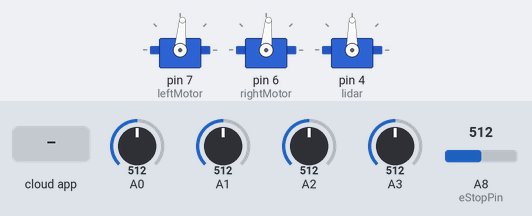
This sketch was run on a simulated Arduino Mega 2560, built with avr-gcc and run on an emulated ATmega2560. On the bench: 3 × servo. Inputs (shaded band) come from the test bench; at power-on: A0 = 512, A1 = 512, A2 = 512, A3 = 512, A8 (eStopPin) = 512. The ROS host is connected and sends only what is stated.

Above: at 1.2 s.
1.3 s: the phone or cloud app sets linear.x to -100
At 2.5 s:
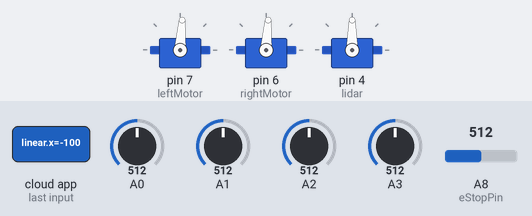
2.8 s: the phone or cloud app sets angular.z to -100
At 3.9 s:
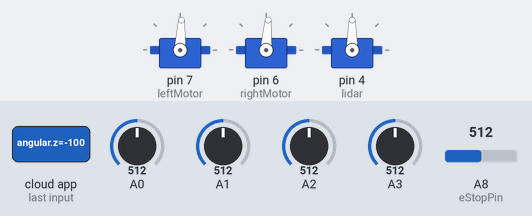
4.3 s: the phone or cloud app sets linear.x to 0
At 5.1 s:
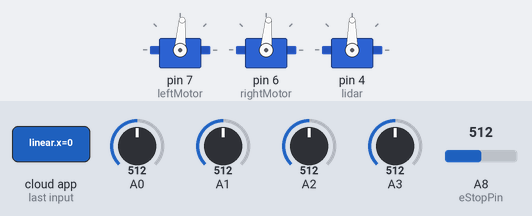
5.8 s: the phone or cloud app sets angular.z to 100
At 6.2 s:
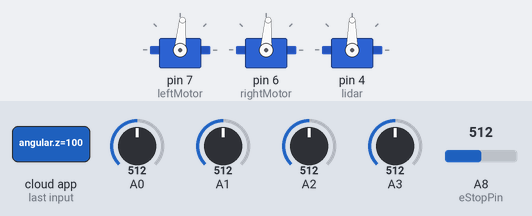
Timing chart, 0 to 8.3 s (numbered marks = the images above; inputs shaded):
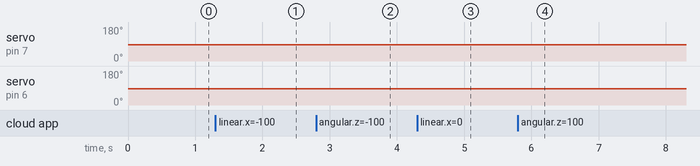

The sketch:

motors_nolights.ino
```cpp
#include <ArduinoHardware.h>
#include <ros.h>
#include <Servo.h>
#include <std_msgs/String.h>
#include <std_msgs/Empty.h>
#include <geometry_msgs/Twist.h>
#include <std_msgs/Int16.h>
#include <std_msgs/Int8.h>
#include <std_msgs/Bool.h>
#include <std_msgs/Int32.h>
#include <std_msgs/Int16MultiArray.h>

Servo leftMotor;
Servo rightMotor;
Servo lidar;
uint32_t c;
int leftIR = A0;
int rightIR = A1;
int back_leftIR = A2;
int back_rightIR = A3;
int eStopPin = A8;
int leftMotorSpeed = 85;
int rightMotorSpeed = 85;
int constant = 0;
// the data pin for the NeoPixels

// How many NeoPixels we will be using, change accordingly
int numPixels = 144;
bool turnLeft = false;
bool turnRight = false;
bool straight = true;
char light_state = 'f';

unsigned long previousMillis = 0;        // will store last time LED was updated
unsigned long interval = 60;           // interval at which to blink (milliseconds)
uint16_t i = 8;
uint16_t j = 8;
uint16_t k = 0;

boolean  eStopTriggered;

char* *ir_sense_string[4];

int velocity = 0;
int new_velocity=0;
int angular = 0;
double angular_coeff = 0;
int angular_div = 100; //what the angular component needs to be divided by


void cb(const geometry_msgs::Twist& twist_msg){
  turnRight = false;
  turnLeft = false;
  straight = true;

	//convert msg (in linear and angular components) into left and right motor speeds
  velocity = (int) twist_msg.linear.x;
  //velocity = map(velocity,-60,60,-100,100);
  leftMotorSpeed= velocity;
  rightMotorSpeed = velocity;

  angular = (int) twist_msg.angular.z;
  //angular = map(angular,-100,100,-1,1);

  if (angular < 0){
    turnLeft = true;
    turnRight = false;
    straight = false;

    //negative angle = turn left
    leftMotorSpeed = velocity + angular;
    rightMotorSpeed = velocity;

    if (leftMotorSpeed>100){
      leftMotorSpeed == 100;
    }
    else if (leftMotorSpeed<-100){
      leftMotorSpeed == -100;
    }
    if (rightMotorSpeed>100){
      rightMotorSpeed == 100;
    }
    else if (rightMotorSpeed<-100){
      rightMotorSpeed == -100;
    }

  }
  if (angular > 0){
    turnRight = true;
    turnLeft = false;
    straight = false;

    //positive angle = turn right
    leftMotorSpeed = velocity;
    rightMotorSpeed = velocity - angular;

    if (leftMotorSpeed>100){
      leftMotorSpeed == 100;
    }
    else if (leftMotorSpeed<-100){
      leftMotorSpeed == -100;
    }
    if (rightMotorSpeed>100){
      rightMotorSpeed == 100;
    }
    else if (rightMotorSpeed<-100){
      rightMotorSpeed == -100;
    }

  }

  leftMotorSpeed = map(leftMotorSpeed,-100,100,140,30);
  rightMotorSpeed = map(rightMotorSpeed,-100,100,140,30);

}

ros::NodeHandle  nh;

std_msgs::Bool e_stop_msg;

std_msgs::Int16MultiArray ir;
std_msgs::Int16MultiArray mcb;

int ir_array;
ros::Publisher e_stop("e_stop", &e_stop_msg);
ros::Publisher ir_sensors("ir_sensors", &ir);
ros::Publisher motorcb("motorcb", &mcb);

ros::Subscriber <geometry_msgs::Twist> sub("cmd_vel", &cb);


void setup() {
  pinMode(eStopPin, INPUT);

  leftMotor.attach(7);
  rightMotor.attach(6);
  lidar.attach(4);

  nh.initNode();
  nh.advertise(e_stop);
  nh.advertise(ir_sensors);
  nh.advertise(motorcb);
  nh.subscribe(sub);


  //setup both arrays
  ir.data = (int16_t*) malloc(5);
  ir.data_length = 4;

  mcb.data = (int16_t*) malloc(3);
  mcb.data_length = 2;
  lidar.write(90);
}

void loop() {
  //read and calculate IR data
  float leftIR_range = 0;
  int rightIR_range = 0;
  int back_leftIR_range = 0;
  int back_rightIR_range = 0;

  leftIR_range = sharpRange(leftIR);
  rightIR_range = sharpRange(rightIR);
  back_leftIR_range = sharpRange(back_leftIR);
  back_rightIR_range = sharpRange(back_rightIR);

  eStopTriggered = readEstop();

  //if estop is on, set motor speeds to zero
  if (eStopTriggered==true){
    leftMotorSpeed = 85;
    rightMotorSpeed = 85;
  }

  //default_lights();


  //if there's no ground set motor speeds to zero
  //if (leftIR_range > 50.0 || rightIR_range > 50.0){
  //  leftMotorSpeed = 85;
  //  rightMotorSpeed = 85;
  //}

  //write the motor speeds to the motor
  leftMotor.write(leftMotorSpeed);
  rightMotor.write(rightMotorSpeed);


  //set the data to be published
  ir.data[0] = leftIR_range;
  ir.data[1] = rightIR_range;
  ir.data[2] = back_leftIR_range;
  ir.data[3] = back_rightIR_range;

  mcb.data[0] = leftMotorSpeed;
  mcb.data[1] = rightMotorSpeed;

  e_stop_msg.data = eStopTriggered;

  //publish the data
  motorcb.publish( &mcb );
  ir_sensors.publish( &ir );
  e_stop.publish( &e_stop_msg);


  nh.spinOnce();
}

float sharpRange (int sensornum) {
  int rawData = analogRead(sensornum);
  //Serial.println(rawData);
  float volts = rawData * 0.0048828125;
  float range = 65*pow(volts,-1.10);
  return range;
}


boolean readEstop(){
  int eStop = analogRead(eStopPin);
  if (eStop < 100){
    return true;}
  return false;
}
```

Measured:
- after the input at 1.3 s, servo on pin 7 (leftMotor), servo on pin 6 (rightMotor): 85° → 86° at once
- after the input at 2.8 s, servo on pin 7 (leftMotor): 86° → 87° at once
- after the input at 4.3 s, servo on pin 7 (leftMotor): 87° → 86° at once; servo on pin 6 (rightMotor): 86° → 85° at once
- after the input at 5.8 s, servo on pin 7 (leftMotor): 86° → 85° at once; servo on pin 6 (rightMotor): 85° → 86° at once
